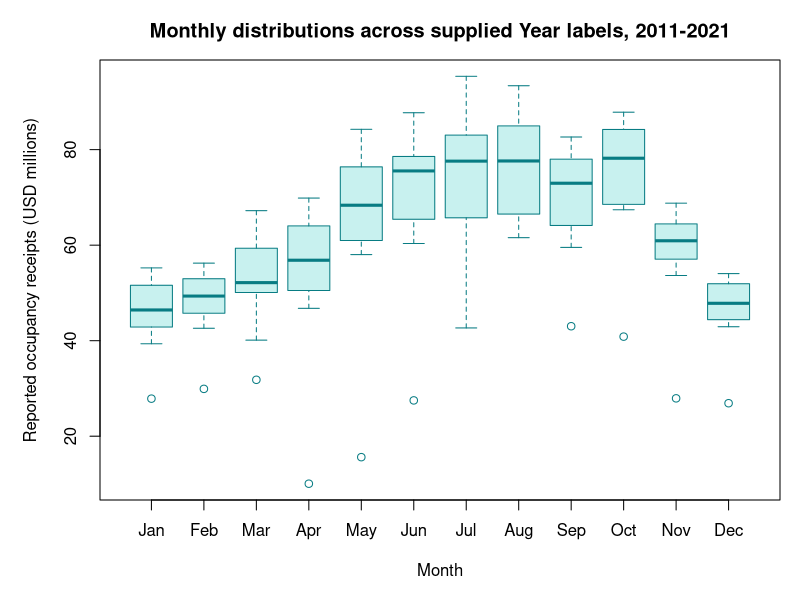

Source code (R):
out<-'occupancy_results';dir.create(out,showWarnings=FALSE)
# Occupancy receipts are not room occupancy rates or tax collected.
x<-read.csv('occupancy_snapshot.csv');x$Month<-factor(x$Month,levels=month.name)
stopifnot(!anyNA(x),!anyDuplicated(x[c('Month','Year')]),all(table(x$Year)==12),all(table(x$Month)==11))
y<-aggregate(Occupancy.Receipts~Year,x,sum);write.csv(y,file.path(out,'occupancy_year.csv'),row.names=FALSE)
v<-aggregate(Occupancy.Receipts~Month,x,median);write.csv(v,file.path(out,'occupancy_month.csv'),row.names=FALSE)
png(file.path(out,'occupancy_chart.png'),width=1500,height=800,res=150);par(mar=c(5,5,3,1));boxplot(Occupancy.Receipts/1e6~Month,x,names=month.abb,col='#C8F1EF',border='#087C83',xlab='Month',ylab='Reported occupancy receipts (USD millions)',main='Monthly distributions across supplied Year labels, 2011-2021');dev.off()
